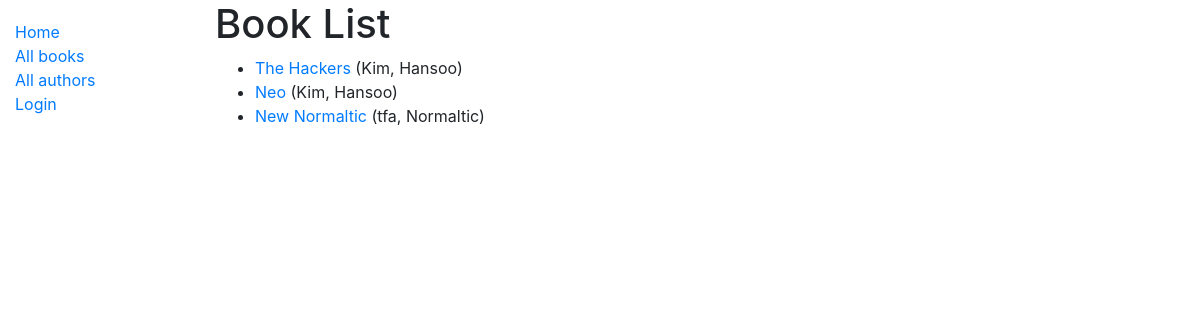
Before: /catalog/books/ with the older database file.
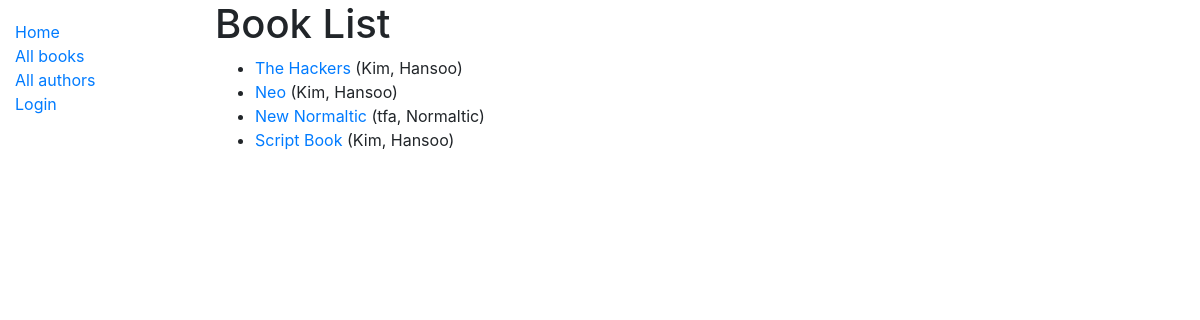
After: the same page with the newer database file.
### catalog/models.py (models this page shows, shortened)
class Book(models.Model):
    title = models.CharField(max_length=200)
    author = models.ForeignKey('Author', on_delete=models.SET_NULL, null=True)
    summary = models.TextField(max_length=1000, help_text='Enter a brief description of the book')
    isbn = models.CharField('ISBN', max_length=13, help_text='13 Character <a href="https://www.isbn-international.org/content/what-isbn">ISBN number</a>')
    genre = models.ManyToManyField(Genre, help_text='Select a genre for this book')
    def get_abolute_url(self):
        return reverse('book-detail', args=[str(self.id)])
    def display_genre(self):
        return ', '.join(genre.name for genre in self.genre.all()[:3])
    display_genre.short_description = 'Genre'

class Author(models.Model):
    first_name = models.CharField(max_length=100)
    last_name = models.CharField(max_length=100)
    date_of_birth = models.DateField(null=True, blank=True)
    date_of_death = models.DateField('Died', null=True, blank=True)
    class Meta:
        ordering = ['last_name', 'first_name']
    def __str__(self):
        return '{0}, {1}'.format(self.last_name, self.first_name)

### catalog/views.py (the view)
# urls.py: path('books/', views.BookListView.as_view(), name='books'),
class BookListView(generic.ListView):
    model = Book
    paginate_by = 10

### catalog/templates/catalog/book_list.html
{% extends "base_generic.html" %}
{% block content %}
  <h1>Book List</h1>
  {% if book_list %}
  <ul>
    {% for book in book_list %}
      <li>
        <a href="{{ book.get_abolute_url }}">{{ book.title }}</a> ({{book.author}})
      </li>
    {% endfor %}
  </ul>
  {% else %}
    <p>There are no books in the library.</p>
  {% endif %}
{% endblock %}

### catalog/templates/base_generic.html (shortened to what this page needs)
<!DOCTYPE html>
<html lang="en">
<head>
  <link rel="stylesheet" href="https://stackpath.bootstrapcdn.com/bootstrap/4.1.3/css/bootstrap.min.css">
  {% load static %}
  <link rel="stylesheet" href="{% static 'css/styles.css' %}">
</head>
<body>
  <div class="container-fluid">
    <div class="row">
      <div class="col-sm-2">
        {% block sidebar %}
        <ul class="sidebar-nav">
          <li><a href="{% url 'index' %}">Home</a></li>
          <li><a href="{% url 'books' %}">All books</a></li>
          <li><a href="{% url 'authors' %}">All authors</a></li>
          {% if user.is_authenticated %}
            <li>User: {{ user.get_username }}</li>
            <li><a href="{% url 'my-borrowed' %}">My Borrowed</a></li>
            <li><a href="{% url 'logout' %}?next={{request.path}}">Logout</a></li>
          {% else %}
            <li><a href="{% url 'login'%}?next={{request.path}}">Login</a></li>
          {% endif %}
        </ul>
        {% endblock %}
      </div>
      <div class="col-sm-10">
        {% block content %}{% endblock %}
      </div>
    </div>
  </div>
</body>
</html>

### catalog/static/css/styles.css (style rules this page uses)
.sidebar-nav { margin-top: 20px; padding: 0; list-style: none; }

Changed rows visible on the page:
added Book: title "Script Book", author "Kim, Hansoo"
